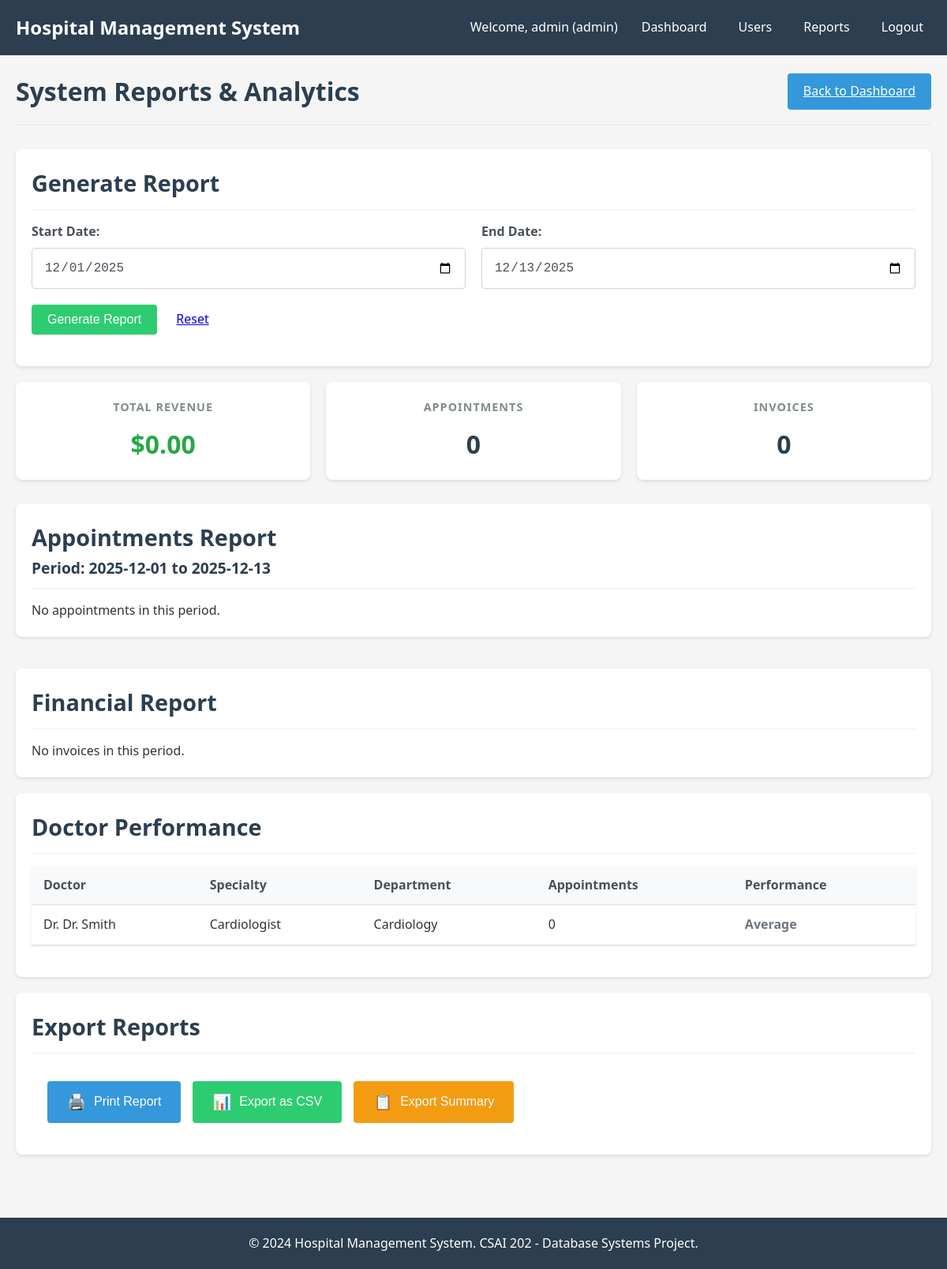
The app's page /admin/reports (signed in) with its own data.
### models/user.py (models this page shows, shortened)
class User(db.Model, UserMixin):
    __tablename__ = 'user_account'
    user_id = db.Column(db.Integer, primary_key=True)
    username = db.Column(db.String(50), unique=True, nullable=False)
    password = db.Column(db.String(200), nullable=False)
    role = db.Column(db.String(20), nullable=False)
    doctor = db.relationship('Doctor', backref='user', uselist=False)
    nurse = db.relationship('Nurse', backref='user', uselist=False)
    receptionist = db.relationship('Receptionist', backref='user', uselist=False)
    @property
    def is_admin(self):
        return self.role == 'admin'

### models/doctor.py (models this page shows)
class Doctor(db.Model):
    __tablename__ = 'doctor'
    doc_id = db.Column(db.Integer, primary_key=True)
    name = db.Column(db.String(100), nullable=False)
    specialty = db.Column(db.String(100))
    dept_id = db.Column(db.Integer, db.ForeignKey('department.dept_id'))
    user_id = db.Column(db.Integer, db.ForeignKey('user_account.user_id'))
    department = db.relationship('Department', back_populates='doctors', foreign_keys=[dept_id])
    appointments = db.relationship('Appointment', backref='doctor', lazy=True)
    prescriptions = db.relationship('Prescription', backref='doctor', lazy=True)
    lab_tests = db.relationship('LabTest', backref='doctor', lazy=True)
    record_updates = db.relationship('DoctorUpdatesRecord', backref='doctor', lazy=True)

### models/department.py (models this page shows)
class Department(db.Model):
    __tablename__ = 'department'
    dept_id = db.Column(db.Integer, primary_key=True)
    name = db.Column(db.String(100), nullable=False)
    description = db.Column(db.Text)
    status = db.Column(db.String(20), default='Active')
    head_doctor_id = db.Column(db.Integer, db.ForeignKey('doctor.doc_id'))
    doctors = db.relationship('Doctor', back_populates='department', lazy=True, foreign_keys='Doctor.dept_id')
    rooms = db.relationship('RoomBed', back_populates='department', lazy=True)
    head_doctor = db.relationship('Doctor', foreign_keys=[head_doctor_id], backref='headed_departments')

### controllers/admin_controller.py (the view)
@admin_bp.route('/reports')
@login_required
@admin_required
def reports():
    start_date = request.args.get('start_date', date.today().replace(day=1))
    end_date = request.args.get('end_date', date.today())
    appointments = Appointment.query.filter(
        Appointment.date.between(start_date, end_date)
    ).all()
    invoices = Invoice.query.filter(
        Invoice.date.between(start_date, end_date)
    ).all()
    total_revenue = sum(inv.amount for inv in invoices if inv.status == 'Paid')
    doctors = Doctor.query.all()
    doctor_stats = []
    for doctor in doctors:
        doc_appointments = Appointment.query.filter_by(doc_id=doctor.doc_id).count()
        doctor_stats.append({
            'doctor': doctor,
            'appointments': doc_appointments
        })
    return render_template('admin/reports.html',
                         appointments=appointments,
                         invoices=invoices,
                         total_revenue=total_revenue,
                         doctor_stats=doctor_stats,
                         start_date=start_date,
                         end_date=end_date)

### templates/admin/reports.html (shortened to what this page needs)
{% extends "base.html" %}
{% block content %}
<div class="page-header">
    <h1>System Reports & Analytics</h1>
    <a href="{{ url_for('admin.dashboard') }}" class="btn btn-primary">Back to Dashboard</a>
</div>
<div class="card">
    <div class="card-header">
        <h2>Generate Report</h2>
    </div>
    <form method="GET" action="{{ url_for('admin.reports') }}">
        <div class="form-row">
            <div class="form-group">
                <label for="start_date">Start Date:</label>
                <input type="date" id="start_date" name="start_date" class="form-control" value="{{ start_date }}">
            </div>
            <div class="form-group">
                <label for="end_date">End Date:</label>
                <input type="date" id="end_date" name="end_date" class="form-control" value="{{ end_date }}">
            </div>
        </div>
        <div class="form-group">
            <button type="submit" class="btn btn-success">Generate Report</button>
            <a href="{{ url_for('admin.reports') }}" class="btn btn-secondary">Reset</a>
        </div>
    </form>
</div>
<div class="dashboard-stats">
    <div class="stat-card">
        <h3>Total Revenue</h3>
        <div class="number" style="color: #28a745;">${{ "%.2f"|format(total_revenue) }}</div>
    </div>
    <div class="stat-card">
        <h3>Appointments</h3>
        <div class="number">{{ appointments|length }}</div>
    </div>
    <div class="stat-card">
        <h3>Invoices</h3>
        <div class="number">{{ invoices|length }}</div>
    </div>
</div>
<div class="dashboard-sections">
    <div class="card">
        <div class="card-header">
            <h2>Appointments Report</h2>
            <span>Period: {{ start_date }} to {{ end_date }}</span>
        </div>
        {% if appointments %}
        <table class="table">
            <thead>
                <tr>
                    <th>Date</th>
                    <th>Patient</th>
                    <th>Doctor</th>
                    <th>Type</th>
                    <th>Status</th>
                    <th>Receptionist</th>
                </tr>
            </thead>
            <tbody>
                {% for appointment in appointments %}
                <tr>
                    <td>{{ appointment.date.strftime('%Y-%m-%d %H:%M') }}</td>
                    <td>{{ appointment.patient.name }}</td>
                    <td>Dr. {{ appointment.doctor.name }}</td>
                    <td>{{ appointment.name }}</td>
                    <td>{{ appointment.status }}</td>
                    <td>{{ appointment.receptionist.name }}</td>
                </tr>
                {% endfor %}
            </tbody>
        </table>
        {% else %}
        <p>No appointments in this period.</p>
        {% endif %}
    </div>
    <div class="card">
        <div class="card-header">
            <h2>Financial Report</h2>
        </div>
        {% if invoices %}
        <table class="table">
            <thead>
                <tr>
                    <th>Invoice ID</th>
                    <th>Date</th>
                    <th>Patient</th>
                    <th>Amount</th>
                    <th>Status</th>
                    <th>Receptionist</th>
                </tr>
            </thead>
            <tbody>
                {% for invoice in invoices %}
                <tr>
                    <td>{{ invoice.inv_id }}</td>
                    <td>{{ invoice.date.strftime('%Y-%m-%d') }}</td>
                    <td>{{ invoice.patient.name }}</td>
                    <td>${{ invoice.amount }}</td>
                    <td>{{ invoice.status }}</td>
                    <td>{{ invoice.receptionist.name }}</td>
                </tr>
                {% endfor %}
            </tbody>
        </table>
        <div class="report-summary">
            <div class="summary-item">
                <strong>Total Invoices:</strong> {{ invoices|length }}
            </div>
            <div class="summary-item">
                <strong>Total Amount:</strong> ${{ "%.2f"|format(invoices|map(attribute='amount')|sum) }}
            </div>
            <div class="summary-item">
                <strong>Paid Amount:</strong> ${{ "%.2f"|format(invoices|selectattr('status', 'equalto', 'Paid')|map(attribute='amount')|sum) }}
            </div>
            <div class="summary-item">
                <strong>Pending Amount:</strong> ${{ "%.2f"|format(invoices|selectattr('status', 'equalto', 'Pending')|map(attribute='amount')|sum) }}
            </div>
        </div>
        {% else %}
        <p>No invoices in this period.</p>
        {% endif %}
    </div>
</div>
<div class="card">
    <div class="card-header">
        <h2>Doctor Performance</h2>
    </div>
    {% if doctor_stats %}
    <table class="table">
        <thead>
            <tr>
                <th>Doctor</th>
                <th>Specialty</th>
                <th>Department</th>
                <th>Appointments</th>
                <th>Performance</th>
            </tr>
        </thead>
        <tbody>
            {% for stat in doctor_stats %}
            <tr>
                <td>Dr. {{ stat.doctor.name }}</td>
                <td>{{ stat.doctor.specialty }}</td>
                <td>{{ stat.doctor.department.name if stat.doctor.department else 'N/A' }}</td>
                <td>{{ stat.appointments }}</td>
                <td>
                    {% if stat.appointments > 20 %}
                    <span class="performance-high">Excellent</span>
                    {% elif stat.appointments > 10 %}
                    <span class="performance-medium">Good</span>
                    {% else %}
                    <span class="performance-low">Average</span>
                    {% endif %}
                </td>
            </tr>
            {% endfor %}
        </tbody>
    </table>
    {% else %}
    <p>No doctor statistics available.</p>
    {% endif %}
</div>
<div class="card">
    <div class="card-header">
        <h2>Export Reports</h2>
    </div>
    <div class="export-options">
        <button class="btn btn-primary" onclick="printReport()">
            <span class="export-icon">🖨️</span>
            Print Report
        </button>
        <button class="btn btn-success" onclick="exportToCSV()">
            <span class="export-icon">📊</span>
            Export as CSV
        </button>
        <button class="btn btn-warning" onclick="exportSummary()">
            <span class="export-icon">📋</span>
            Export Summary
        </button>
    </div>
</div>
{% endblock %}

### templates/base.html (shortened to what this page needs)
<!DOCTYPE html>
<html lang="en">
<head>
    <link rel="stylesheet" href="{{ url_for('static', filename='css/style.css') }}">
    <link rel="stylesheet" href="{{ url_for('static', filename='css/dashboard.css') }}">
    <link rel="stylesheet" href="{{ url_for('static', filename='css/forms.css') }}">
</head>
<body>
    <div class="header">
        <div class="navbar">
            <a href="{{ url_for('index') }}" class="logo">Hospital Management System</a>
            <ul class="nav-links">
                {% if current_user.is_authenticated %}
                    <li>Welcome, {{ current_user.username }} ({{ current_user.role }})</li>
                    <li><a href="{{ url_for('index') }}">Dashboard</a></li>
                    {% if current_user.is_admin %}
                        <li><a href="{{ url_for('admin.users') }}">Users</a></li>
                        <li><a href="{{ url_for('admin.reports') }}">Reports</a></li>
                    {% elif current_user.is_doctor %}
                        <li><a href="{{ url_for('doctor.appointments') }}">Appointments</a></li>
                        <li><a href="{{ url_for('doctor.patients') }}">Patients</a></li>
                    {% elif current_user.is_nurse %}
                        <li><a href="{{ url_for('nurse.patients') }}">Patients</a></li>
                        <li><a href="{{ url_for('nurse.beds') }}">Beds</a></li>
                    {% elif current_user.is_receptionist %}
                        <li><a href="{{ url_for('receptionist.appointments') }}">Appointments</a></li>
                        <li><a href="{{ url_for('receptionist.billing') }}">Billing</a></li>
                    {% endif %}
                    <li><a href="{{ url_for('auth.logout') }}">Logout</a></li>
                {% else %}
                    <li><a href="{{ url_for('auth.login') }}">Login</a></li>
                {% endif %}
            </ul>
        </div>
    </div>
    <div class="container">
        <div class="content">
            {% block content %}{% endblock %}
        </div>
    </div>
    <footer class="footer">
        <p>&copy; 2024 Hospital Management System. CSAI 202 - Database Systems Project.</p>
    </footer>
</body>
</html>

### static/css/style.css (style rules this page uses)
* { margin: 0; padding: 0; box-sizing: border-box; }
body { font-family: 'Segoe UI', Tahoma, Geneva, Verdana, sans-serif; background-color: #f5f5f5; color: #333; line-height: 1.6; }
.container { width: 100%; max-width: 1200px; margin: 0 auto; padding: 20px; min-height: calc(100vh - 140px); }
.header { background-color: #2c3e50; color: white; padding: 1rem 0; }
.navbar { display: flex; justify-content: space-between; align-items: center; padding: 0 20px; }
.logo { font-size: 1.5rem; font-weight: bold; color: white; text-decoration: none; }
.nav-links { display: flex; list-style: none; gap: 20px; align-items: center; }
.nav-links li { color: white; }
.nav-links a { color: white; text-decoration: none; padding: 5px 10px; border-radius: 4px; transition: background-color 0.3s; }
.form-group { margin-bottom: 20px; }
.form-group label { display: block; margin-bottom: 5px; font-weight: 500; color: #555; }
.form-control { width: 100%; padding: 10px; border: 1px solid #ddd; border-radius: 4px; font-size: 16px; }
.btn { padding: 10px 20px; border: none; border-radius: 4px; font-size: 16px; cursor: pointer; transition: background-color 0.3s; }
.btn-primary { background-color: #3498db; color: white; }
.btn-success { background-color: #2ecc71; color: white; }
.btn-warning { background-color: #f39c12; color: white; }
.table { width: 100%; border-collapse: collapse; margin-bottom: 20px; background: white; box-shadow: 0 1px 3px rgba(0,0,0,0.1); }
.table th, .table td { padding: 12px 15px; text-align: left; border-bottom: 1px solid #ddd; }
.table th { background-color: #f8f9fa; font-weight: 600; color: #495057; }
.card { background: white; border-radius: 8px; padding: 20px; margin-bottom: 20px; box-shadow: 0 2px 4px rgba(0,0,0,0.1); }
.card-header { border-bottom: 1px solid #eee; padding-bottom: 10px; margin-bottom: 15px; font-size: 1.2rem; font-weight: 600; color: #2c3e50; }
.footer { background-color: #2c3e50; color: white; text-align: center; padding: 20px; margin-top: 40px; }
.dashboard-stats { display: grid; grid-template-columns: repeat(auto-fit, minmax(250px, 1fr)); gap: 20px; margin-bottom: 30px; }
.stat-card { background: white; padding: 20px; border-radius: 8px; box-shadow: 0 2px 4px rgba(0,0,0,0.1); text-align: center; }
.stat-card h3 { color: #7f8c8d; margin-bottom: 10px; font-size: 0.9rem; text-transform: uppercase; letter-spacing: 1px; }
.stat-card .number { font-size: 2rem; font-weight: bold; color: #2c3e50; }
.form-row { display: flex; gap: 20px; margin-bottom: 15px; }
.form-row .form-group { flex: 1; margin-bottom: 0; }

### static/css/dashboard.css (style rules this page uses)
.dashboard-sections { display: grid; grid-template-columns: 1fr; gap: 20px; margin-top: 20px; }
.page-header { display: flex; justify-content: space-between; align-items: center; margin-bottom: 30px; padding-bottom: 15px; border-bottom: 2px solid #eee; }
.page-header h1 { color: #2c3e50; margin: 0; }

### static/css/forms.css (style rules this page uses)
.form-row { display: flex; gap: 20px; margin-bottom: 20px; }
.form-row .form-group { flex: 1; margin-bottom: 0; }
.form-group { margin-bottom: 20px; }
.form-group label { display: block; margin-bottom: 8px; font-weight: 600; color: #495057; }
.form-control { width: 100%; padding: 12px 15px; font-size: 16px; line-height: 1.5; color: #495057; background-color: #fff; border: 1px solid #ced4da; border-radius: 4px; transition: border-color 0.15s ease-in-out, box-shadow 0.15s ease-in-out; }

### templates/admin/reports.html (style rules this page uses)
.performance-low { color: #6c757d; font-weight: 600; }
.export-options { display: flex; gap: 15px; padding: 20px; flex-wrap: wrap; }
.export-options button { display: flex; align-items: center; gap: 10px; padding: 15px 25px; font-size: 1rem; }
.export-icon { font-size: 1.2rem; }

### records on screen
User: username "admin", role "admin"
Doctor: doctor.name "Dr. Smith", doctor.specialty "Cardiologist"
Department: doctor.department "Cardiology"

### other values on screen
{{ "%.2f"|format(total_revenue) }} "0.00"
{{ appointments|length }} "0"
{{ invoices|length }} "0"
{{ start_date }} "2025-12-01"
{{ end_date }} "2025-12-13"
{{ stat.appointments }} "0"
